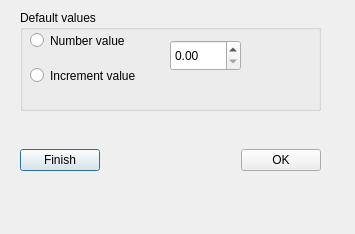
<?xml version="1.0" encoding="UTF-8"?>
<ui version="4.0">
 <class>DialogModify</class>
 <widget class="QDialog" name="DialogModify">
  <property name="geometry">
   <rect>
    <x>0</x>
    <y>0</y>
    <width>355</width>
    <height>234</height>
   </rect>
  </property>
  <property name="windowTitle">
   <string>Dialog</string>
  </property>
  <widget class="QGroupBox" name="groupBox">
   <property name="geometry">
    <rect>
     <x>20</x>
     <y>10</y>
     <width>301</width>
     <height>101</height>
    </rect>
   </property>
   <property name="title">
    <string>Default values</string>
   </property>
   <widget class="QDoubleSpinBox" name="newValue">
    <property name="geometry">
     <rect>
      <x>150</x>
      <y>30</y>
      <width>71</width>
      <height>31</height>
     </rect>
    </property>
   </widget>
   <widget class="QRadioButton" name="radioNumber">
    <property name="geometry">
     <rect>
      <x>10</x>
      <y>20</y>
      <width>111</width>
      <height>21</height>
     </rect>
    </property>
    <property name="text">
     <string>Number value</string>
    </property>
   </widget>
   <widget class="QRadioButton" name="radioIncrement">
    <property name="geometry">
     <rect>
      <x>10</x>
      <y>50</y>
      <width>121</width>
      <height>31</height>
     </rect>
    </property>
    <property name="text">
     <string>Increment value</string>
    </property>
   </widget>
  </widget>
  <widget class="QWidget" name="horizontalLayoutWidget">
   <property name="geometry">
    <rect>
     <x>20</x>
     <y>130</y>
     <width>301</width>
     <height>61</height>
    </rect>
   </property>
   <layout class="QHBoxLayout" name="horizontalLayout">
    <item>
     <widget class="QPushButton" name="pushButton">
      <property name="text">
       <string>Finish</string>
      </property>
     </widget>
    </item>
    <item>
     <spacer name="horizontalSpacer">
      <property name="orientation">
       <enum>Qt::Horizontal</enum>
      </property>
      <property name="sizeHint" stdset="0">
       <size>
        <width>40</width>
        <height>20</height>
       </size>
      </property>
     </spacer>
    </item>
    <item>
     <widget class="QPushButton" name="ok">
      <property name="text">
       <string>OK</string>
      </property>
     </widget>
    </item>
   </layout>
  </widget>
 </widget>
 <resources/>
 <connections>
  <connection>
   <sender>pushButton</sender>
   <signal>clicked()</signal>
   <receiver>DialogModify</receiver>
   <slot>close()</slot>
   <hints>
    <hint type="sourcelabel">
     <x>64</x>
     <y>118</y>
    </hint>
    <hint type="destinationlabel">
     <x>109</x>
     <y>113</y>
    </hint>
   </hints>
  </connection>
 </connections>
</ui>
